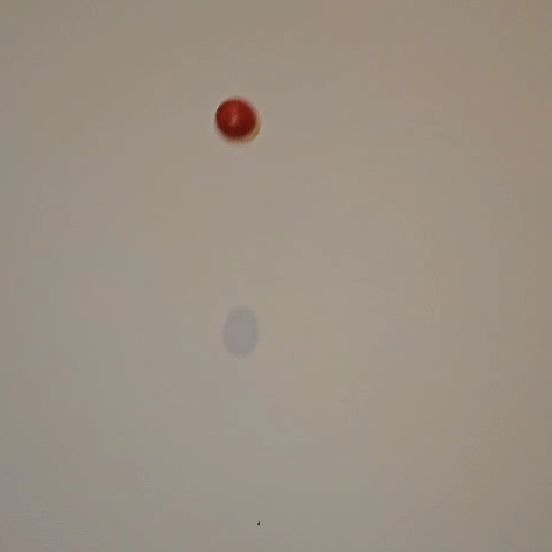
#> input picture OriginalImage.png, 552 x 552 px, given in place of the camera
$ python CircleDetect.py
#> lines starting #> are read from the running program, lines starting #| are printed output that depends on the picture; after the words box and inside, x2 and y2 are one past the last pixel; in counts of white or black regions, pixels touching at a corner belong together
#> further down, frame is the input picture: shape (552, 552, 3); mean B, G, R 132, 144.5, 154.9
import cv2
import numpy as np

def detect_ball(frame):
    # Convert the frame to grayscale
    gray = cv2.cvtColor(frame, cv2.COLOR_BGR2GRAY)

    # Apply GaussianBlur to reduce noise and help the Hough Circle Transform
    blurred = cv2.GaussianBlur(gray, (9, 9), 2)

    # Use Hough Circle Transform to detect circles
    circles = cv2.HoughCircles(
        blurred, cv2.HOUGH_GRADIENT, dp=1, minDist=500, param1=50, param2=50, minRadius=3, maxRadius=100
    )
#> circles = [[235.5, 117.5, 20.1]]
    print("Circccccc")
    print(circles)
#| [[[235.5 117.5  20.1]]]
    ball_detected = False
    ball_center = None

    if circles is not None:
        # Convert the (x, y) coordinates and radius of the circles to integers
        circles = np.round(circles[0, :]).astype("int")
#> circles = [[236, 118, 20]]

        # Loop over the circles and draw them on the frame
        for (x, y, r) in circles:
            cv2.circle(frame, (x, y), r, (0, 255, 0), 2)
            ball_detected = True
            ball_center = (x, y)
#> this loop made 1 pass
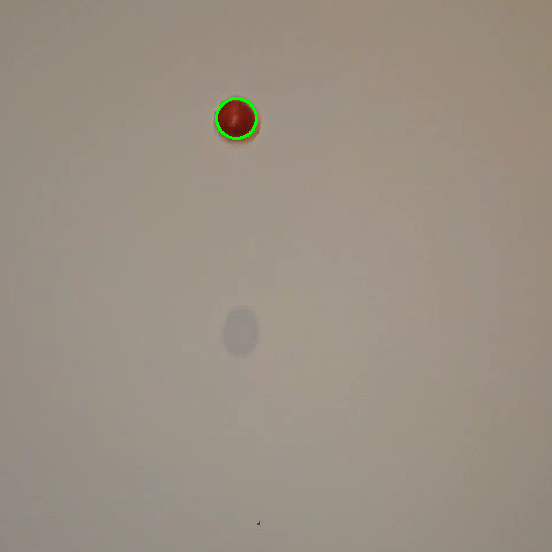
#> frame: shape (552, 552, 3); 0.13% of pixels changed, all inside (x1, y1, x2, y2) = (215, 97, 258, 140)

    return frame, ball_detected, ball_center


cap = cv2.VideoCapture(0)

while True:
    # Read a frame from the camera
    ret, frame = cap.read()

    # Detect the ball in the frame
    frame, ball_detected, ball_center = detect_ball(frame)
#> ball_detected = True; ball_center = (236, 118)

    # Display the frame with ball detection
    cv2.imshow("Ball Detection", frame)

    # Exit the loop if 'q' is pressed
    if cv2.waitKey(1) & 0xFF == ord('q'):
#> (key q is pressed here)
        break

# Release the camera and close all windows
cap.release()
cv2.destroyAllWindows()
